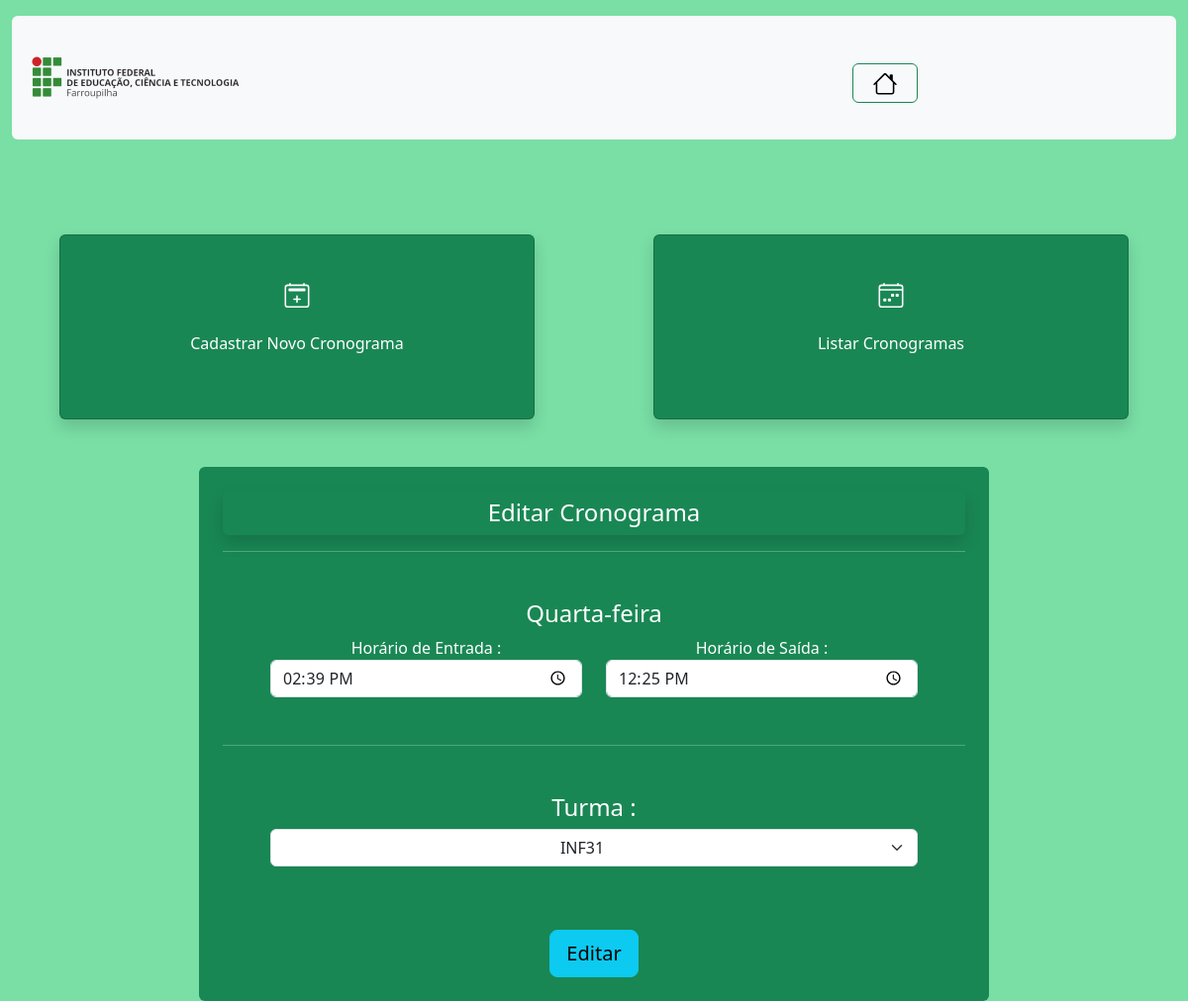
The page /Cronograma/index_cronograma.php?page=editar&ID_cronos=33 (signed in) on the database as committed earlier.
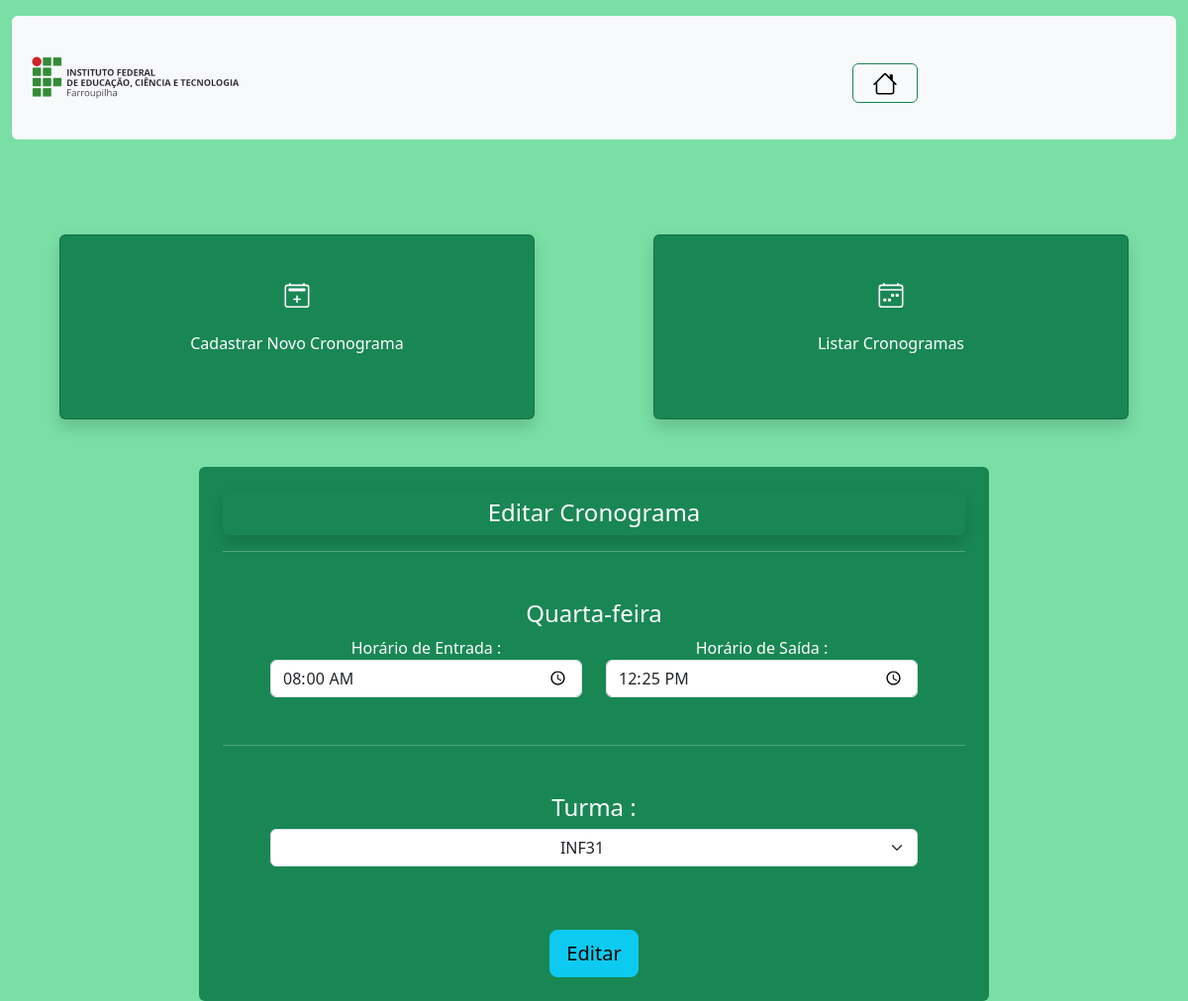
The same page on the database as committed later.
### tables this page shows
CREATE TABLE IF NOT EXISTS `cronograma` (
  `ID_cronos` int NOT NULL AUTO_INCREMENT,
  `dia_semana` char(3) NOT NULL,
  `hr_entrada` time NOT NULL,
  `hr_saida` time NOT NULL,
  `ID_turma` int NOT NULL,
  PRIMARY KEY (`ID_cronos`),
  KEY `ID_turma` (`ID_turma`) USING BTREE
);

### Cronograma/editar_cronograma.php (the view, shortened to what this page needs)
<div class="container-sm rounded p-4 text-bg-success text-center" style="width: 70%;">
    <?php
    include_once("../config.php");
    $sql = "SELECT * FROM cronograma WHERE ID_cronos=" . $_REQUEST["ID_cronos"];
    $result = $connect->query($sql);
    $row = $result->fetch_object();
    $data = $row->dia_semana;
    $semana = array(
        'Sun' => 'Domingo',
        'Mon' => 'Segunda-feira',
        'Tue' => 'Terça-feira',
        'Wed' => 'Quarta-feira',
        'Thu' => 'Quinta-feira',
        'Fri' => 'Sexta-feira',
        'Sat' => 'Sábado'
    );
    $dia_semana = $semana["$data"]; ?>
    <form action="?page=salvar" method="POST">
        <p class="p-2 h4 rounded shadow">Editar Cronograma</p>
        <hr>
        <div class="m-5">
            <label class="h4"><?php print $dia_semana; ?></label><input type="hidden" name="dia_semana" value="<?php print $row->dia_semana; ?>">
            <div class="row">
                <div class="col">
                    Horário de Entrada : <input type="time" class="form-control" name="hr_entrada" value="<?php print $row->hr_entrada; ?>">
                </div>
                <div class="col">
                    Horário de Saída : <input type="time" class="form-control" name="hr_saida" value="<?php print $row->hr_saida; ?>">
                </div>
            </div>
        </div>
        <hr>
        <div class="m-5">
            <label for="turma" class="h4">Turma :</label>
            <select class="form-select text-center" name="ID_turma">
                <?php
                $sql = "SELECT * FROM cronograma as C INNER JOIN turma as T WHERE C.ID_turma = T.ID_turma AND C.ID_cronos=" . $_REQUEST["ID_cronos"];
                $result = $connect->query($sql);
                while ($row = $result->fetch_object()) {
                    print "<option value='" . $row->ID_turma . "'>" . $row->nome_turma;
                    print "</option>";
                }
                ?>
            </select>
        </div>
        <button class="btn btn-info btn-lg text-center mt-3" type="submit">Editar</button>
    </form>
</div>

Rows that differ between the two databases and show on the page:
changed cronograma "Quarta-feira": hr_entrada "14:39:00" → "08:00:00"
